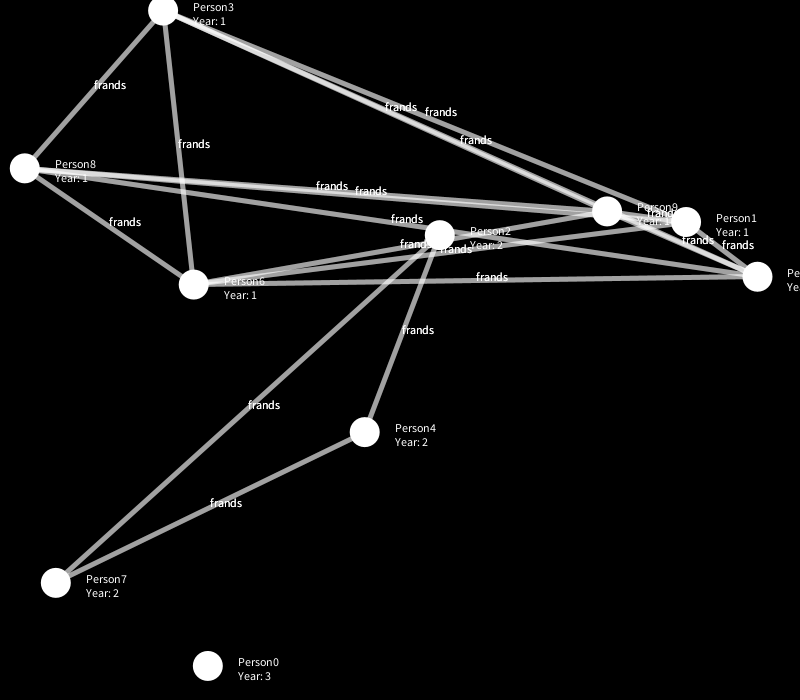
Frame 1 (no input)
Frame 60 (the mouse pressed at the canvas centre just before this capture): identical to frame 1, image omitted
Frame 120 (the mouse held since frame 60 and released just before this capture): identical to frame 1, image omitted

The Processing sketch that drew this single still picture (run headless with seeded random() and noise(); from frame 60 on, the mouse is pressed at the canvas centre):

// Processing sketch: Tutorial_1
// ── Tutorial_1.pde
//Step 1: Create/Allocate memory for your Person
ArrayList<Person> people;
ArrayList<Connection> frands;

// Run once
void setup(){
  size(800, 700);
  
  people = new ArrayList<Person>();
  frands = new ArrayList<Connection>();
  
  for(int i=0; i<10; i++) {
  Person p = new Person("Person" + i, str(int(random(1, 5))));
  p.randomLocation();
  people.add(p);
  }
  
  //who are frands
  for(Person origin: people) {
    for(Person destination: people) {
      //is peron referencing themself
      if (!origin.name.equals(destination.name)) {
        //are orgin and dest same year?
        if (origin.year.equals(destination.year)){
        frands.add(new Connection(origin, destination, "frands"));
        }
      }
    }
  }
  println(frands.size());
}

//Runs over and over at 60FPS
void draw() {
  
  background(0);
  
  //fill(255);
  //ellipse(mouseX, mouseY, 50, 10*mouseY/100);
  
  for (Person p: people) {
    p.update(); //update location if selected
    p.drawPerson();
  }
  
    for (Connection c: frands) {
    c.draw();
  }

}

void mousePressed () {
  
  for (Person p : people) {
    if (p.checkSelection()){ // only slects when mose is clicked
      break;
    }
  }
}

void mouseReleased() {
  for (Person p : people) {
    p.locked = false; // only slects when mose is clicked
  }
}

// ── Connection.pde
//Class that presents and draws connection between two people

class Connection{
  
  Person origin;
  Person destination;
  String type;
  
  Connection(Person p1, Person p2, String _type) {
    origin = p1;
    destination = p2;
    type = _type;
  }
  
  void draw() {
    float x1 = origin.screenLocation.x;
    float y1 = origin.screenLocation.y;
    float x2 = destination.screenLocation.x;
    float y2 = destination.screenLocation.y;
    
    strokeWeight(5);
    stroke(255, 100); //white but translucent 100/255 approx 40% translucent
    line (x1,y1, x2, y2);
    
    text(type, (x1 +x2)/2, (y1+y2)/2);
  }
  
}

// ── Person.pde
//This Person Class will represent people in our class

class Person {
  String name;
  String year;
  PVector screenLocation;
  boolean locked; //Am I editing my person location
  
  Person(String _name, String _year) {
    name = _name;
    year = _year;
    screenLocation = new PVector(width/2, height/2);
  }
  
  void randomLocation(){
    screenLocation = new PVector(random(width), random(height));
  }
  
  //see if my mouse cursor is near my person
  boolean hoverEvent(){
    float xDistance = abs(mouseX - screenLocation.x);
    float yDistance = abs(mouseY - screenLocation.y);
    
    if (xDistance <= 15 && yDistance <=15) {
      return true;
    } else{
    return false;
    }
  }
  
  //Is my person selected by the mouse
  boolean checkSelection() {
    if (hoverEvent()) {
      locked = true;
    } else{
      locked = false;
    }
    return locked;
  }
  
  void update() {
    if (locked) {
      screenLocation = new PVector(mouseX, mouseY);
    }
  }
  
  void drawPerson(){
    noStroke(); //no circle outline
    
    if (hoverEvent()){
      fill(#FFFF00);
    } else {
      fill(255);
    }
    
    ellipse(screenLocation.x, screenLocation.y, 30, 30);
    
    text(name + "\n" + "Year: " + year, screenLocation.x + 30, screenLocation.y);
  }
}
